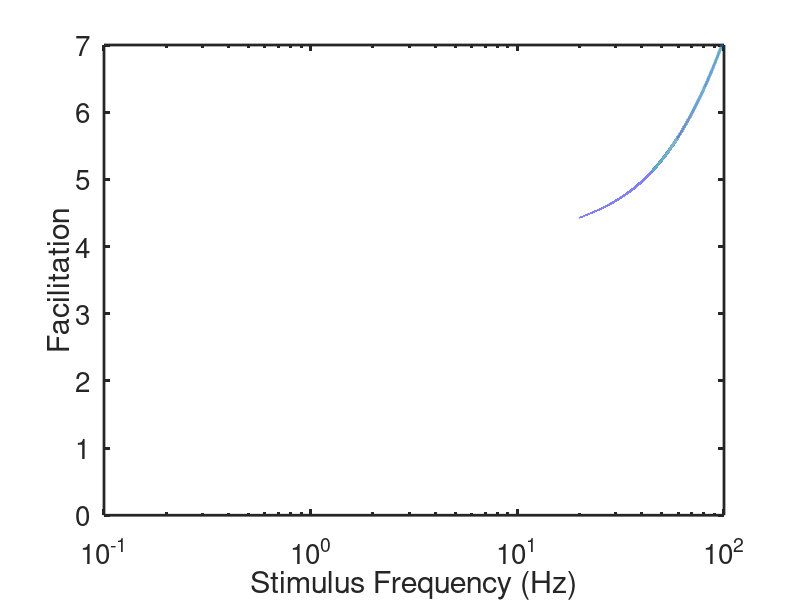

This figure's MATLAB source:
%  -------------------------------------------------------------------
%
%   Program to compute facilitation in a model of the residual bound
%   calcium hypothesis of synaptic plasticity.
%
%   For Chapter 8, Fig. 8.9 of
%   Keener and Sneyd, Mathematical Physiology, 3rd Edition, Springer.
% 
%   Written by James Keener and James Sneyd
% 
%  ------------------------------------------------------------------- 

clear all
close all
clc

 set(0,                           ...
   'defaultaxesfontsize', 20,   ...
   'defaultaxeslinewidth', 2.0, ...
   'defaultlinelinewidth', 2.0);
tpcp=200;
k1=3.75e-3;
k2=2.5e-3;
k3=5e-4;

km1=4e-4;  %time units are ms
km2=1e-3;
km3=0.1;
K1=km1/k1;
K2 = km2/k2;
K3 = km3/k3;

T=[1/0.186:0.001:10000];
a1=exp(-km1*(T+tpcp/K1));  
a2=exp(-km2*(T+tpcp/K2));
a3=exp(-km3*(T+tpcp/K3));

Fmax = (1./(1-a1)).*(1./(1-a2)).*(1./(1-a3)); 
    
semilogx(1000./T,Fmax)% the factor 1000 is to convert to Hertz  = s^{-1}
xlabel('Stimulus Frequency (Hz)')
ylabel('Facilitation')
axis([0.1 100 0 7])
